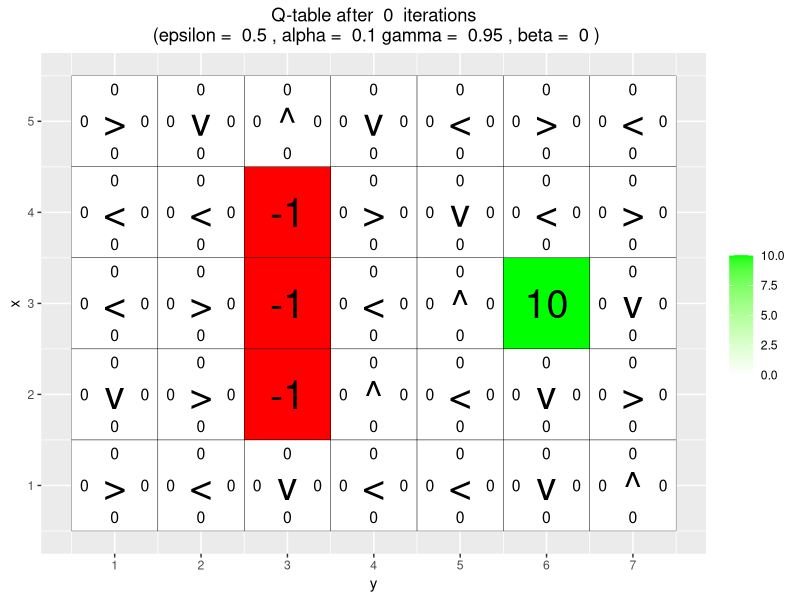
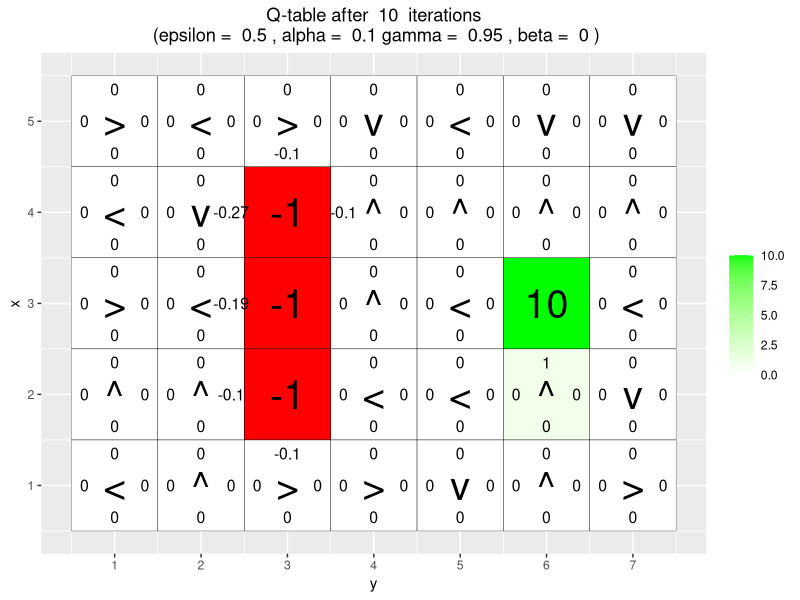
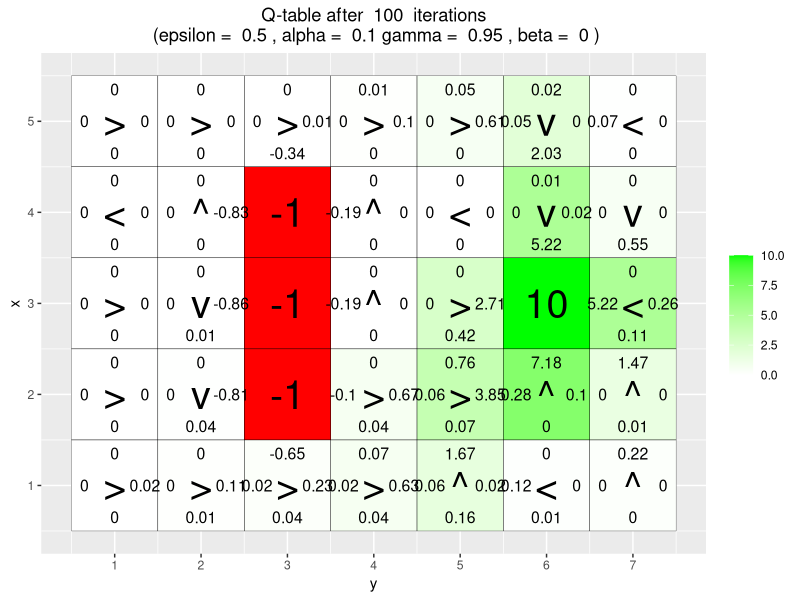
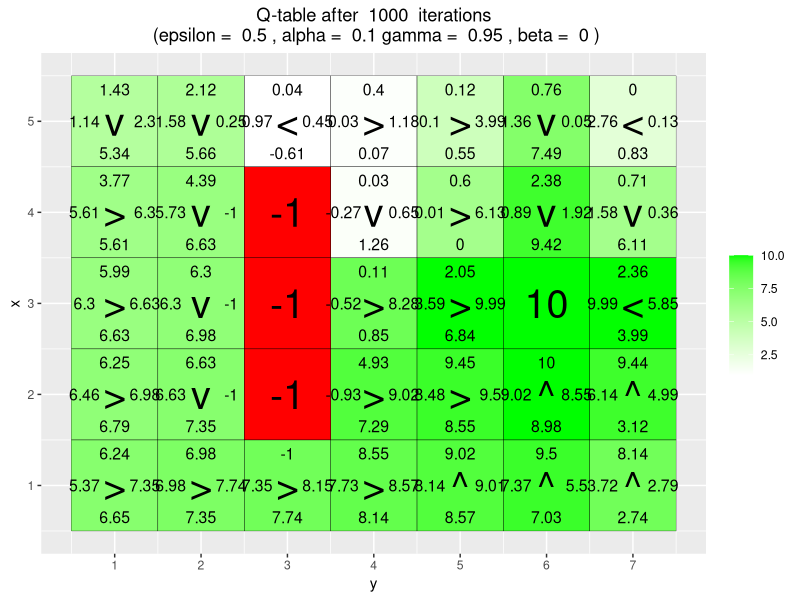
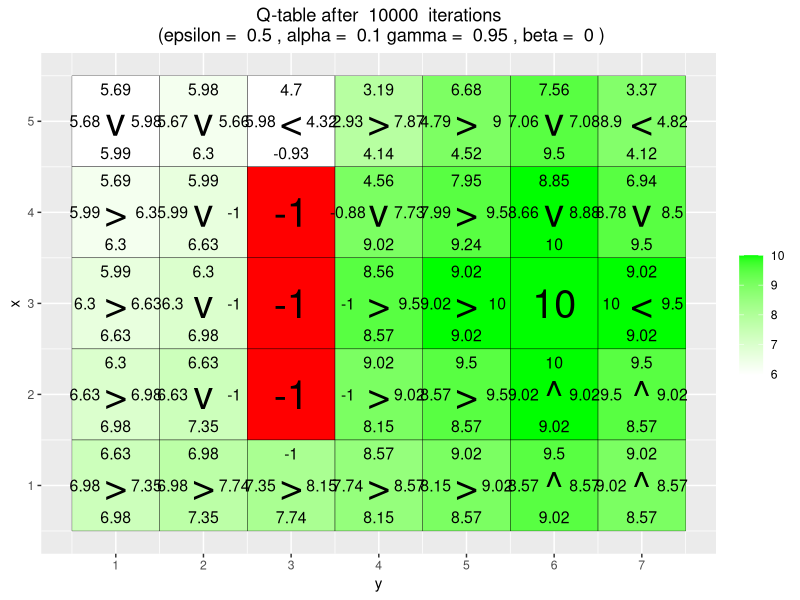
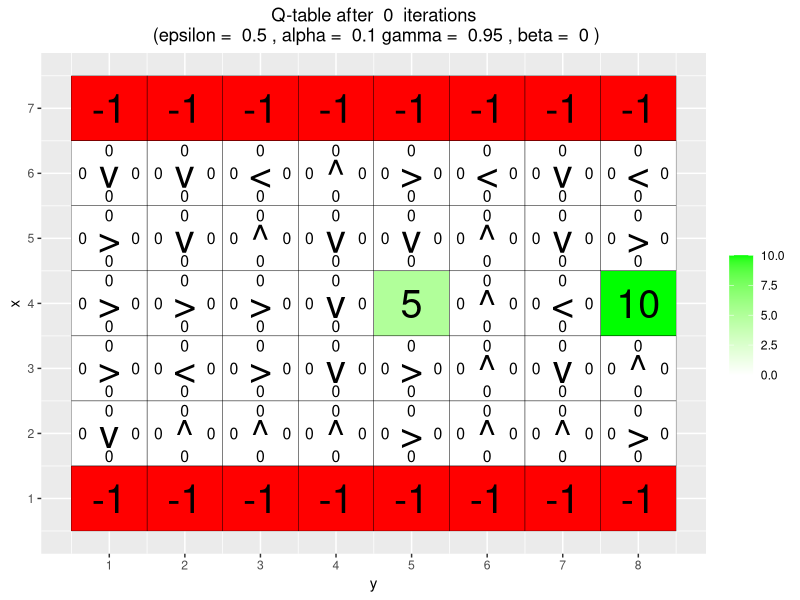
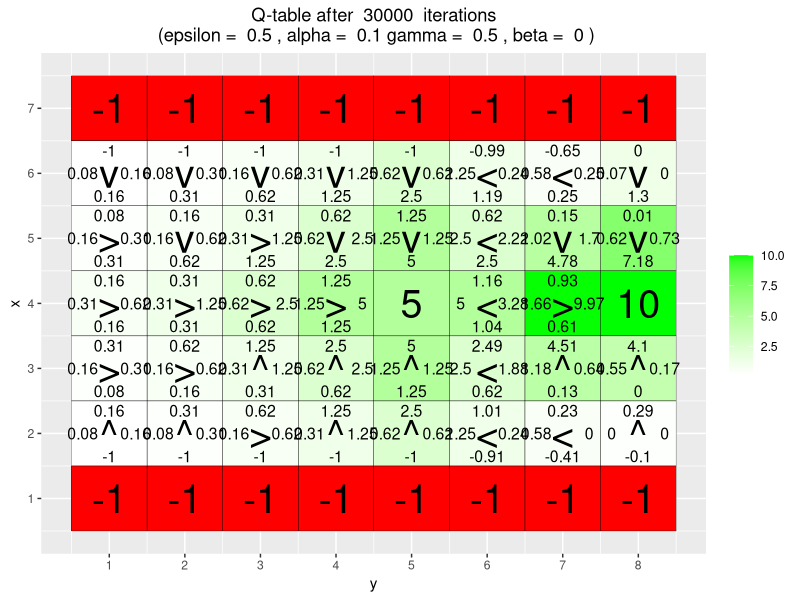
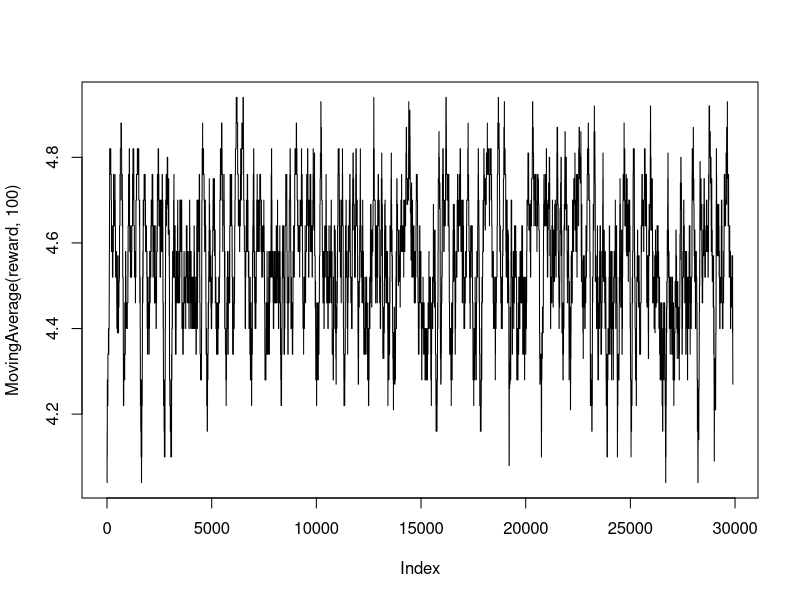

Reproduce these figures in R, in order. (Note: a time limit stopped this script after it produced the figures.)
## ---- chunk 1
knitr::opts_chunk$set(echo = TRUE)

# install.packages("ggplot2")
# install.packages("vctrs")
library(ggplot2)

## ---- chunk 2

arrows <- c("^", ">", "v", "<")
action_deltas <- list(c(1,0), # up
                      c(0,1), # right
                      c(-1,0), # down
                      c(0,-1)) # left

## ---- chunk 3

vis_environment <- function(iterations=0, epsilon = 0.5, alpha = 0.1, gamma = 0.95, beta = 0){
  
  # Visualize an environment with rewards. 
  # Q-values for all actions are displayed on the edges of each tile.
  # The (greedy) policy for each state is also displayed.
  # 
  # Args:
  #   iterations, epsilon, alpha, gamma, beta (optional): for the figure title.
  #   reward_map (global variable): a HxW array containing the reward given at each state.
  #   q_table (global variable): a HxWx4 array containing Q-values for each state-action pair.
  #   H, W (global variables): environment dimensions.
  
  df <- expand.grid(x=1:H,y=1:W)
  foo <- mapply(function(x,y) ifelse(reward_map[x,y] == 0,q_table[x,y,1],NA),df$x,df$y)
  df$val1 <- as.vector(round(foo, 2))
  foo <- mapply(function(x,y) ifelse(reward_map[x,y] == 0,q_table[x,y,2],NA),df$x,df$y)
  df$val2 <- as.vector(round(foo, 2))
  foo <- mapply(function(x,y) ifelse(reward_map[x,y] == 0,q_table[x,y,3],NA),df$x,df$y)
  df$val3 <- as.vector(round(foo, 2))
  foo <- mapply(function(x,y) ifelse(reward_map[x,y] == 0,q_table[x,y,4],NA),df$x,df$y)
  df$val4 <- as.vector(round(foo, 2))
  foo <- mapply(function(x,y) 
    ifelse(reward_map[x,y] == 0,arrows[GreedyPolicy(x,y)],reward_map[x,y]),df$x,df$y)
  df$val5 <- as.vector(foo)
  foo <- mapply(function(x,y) ifelse(reward_map[x,y] == 0,max(q_table[x,y,]),
                                    ifelse(reward_map[x,y]<0,NA,reward_map[x,y])),df$x,df$y)
  df$val6 <- as.vector(foo)
  
  print(ggplot(df,aes(x = y,y = x)) +
          scale_fill_gradient(low = "white", high = "green", na.value = "red", name = "") +
          geom_tile(aes(fill=val6)) +
          geom_text(aes(label = val1),size = 4,nudge_y = .35,na.rm = TRUE) +
          geom_text(aes(label = val2),size = 4,nudge_x = .35,na.rm = TRUE) +
          geom_text(aes(label = val3),size = 4,nudge_y = -.35,na.rm = TRUE) +
          geom_text(aes(label = val4),size = 4,nudge_x = -.35,na.rm = TRUE) +
          geom_text(aes(label = val5),size = 10) +
          geom_tile(fill = 'transparent', colour = 'black') + 
          ggtitle(paste("Q-table after ",iterations," iterations\n",
                        "(epsilon = ",epsilon,", alpha = ",alpha,"gamma = ",gamma,", beta = ",beta,")")) +
          theme(plot.title = element_text(hjust = 0.5)) +
          scale_x_continuous(breaks = c(1:W),labels = c(1:W)) +
          scale_y_continuous(breaks = c(1:H),labels = c(1:H)))
  
}

GreedyPolicy <- function(x, y){
  
  # Get a greedy action for state (x,y) from q_table.
  #
  # Args:
  #   x, y: state coordinates.
  #   q_table (global variable): a HxWx4 array containing Q-values for each state-action pair.
  # 
  # Returns:
  #   An action, i.e. integer in {1,2,3,4}.
  
  # Your code here.
  
  maxVal <- which(q_table[x, y, ] == max(q_table[x, y, ]))
  if(length(maxVal) > 1){
    return(sample(maxVal, 1))
  } else {
    return(maxVal)
  }
  
}

EpsilonGreedyPolicy <- function(x, y, epsilon){
  
  # Get an epsilon-greedy action for state (x,y) from q_table.
  #
  # Args:
  #   x, y: state coordinates.
  #   epsilon: probability of acting randomly.
  # 
  # Returns:
  #   An action, i.e. integer in {1,2,3,4}.
  
  # Your code here.
  
  randomDraw <- runif(1, 0, 1)
  maxVal <- GreedyPolicy(x, y)
  if(randomDraw <= 1 - epsilon){
    return(maxVal)
  } else {
    return(sample(1:4,1))
  }
  
}

transition_model <- function(x, y, action, beta){
  
  # Computes the new state after given action is taken. The agent will follow the action 
  # with probability (1-beta) and slip to the right or left with probability beta/2 each.
  # 
  # Args:
  #   x, y: state coordinates.
  #   action: which action the agent takes (in {1,2,3,4}).
  #   beta: probability of the agent slipping to the side when trying to move.
  #   H, W (global variables): environment dimensions.
  # 
  # Returns:
  #   The new state after the action has been taken.
  
  delta <- sample(-1:1, size = 1, prob = c(0.5*beta,1-beta,0.5*beta))
  final_action <- ((action + delta + 3) %% 4) + 1
  foo <- c(x,y) + unlist(action_deltas[final_action])
  foo <- pmax(c(1,1),pmin(foo,c(H,W)))
  
  return (foo)
}

q_learning <- function(start_state, epsilon = 0.5, alpha = 0.1, gamma = 0.95, 
                       beta = 0){
  
  # Perform one episode of Q-learning. The agent should move around in the 
  # environment using the given transition model and update the Q-table.
  # The episode ends when the agent reaches a terminal state.
  # 
  # Args:
  #   start_state: array with two entries, describing the starting position of the agent.
  #   epsilon (optional): probability of acting greedily.
  #   alpha (optional): learning rate.
  #   gamma (optional): discount factor.
  #   beta (optional): slipping factor.
  #   reward_map (global variable): a HxW array containing the reward given at each state.
  #   q_table (global variable): a HxWx4 array containing Q-values for each state-action pair.
  # 
  # Returns:
  #   reward: reward received in the episode.
  #   correction: sum of the temporal difference correction terms over the episode.
  #   q_table (global variable): Recall that R passes arguments by value. So, q_table being
  #   a global variable can be modified with the superassigment operator <<-.
  
  # Your code here.
  
  curr_state <- start_state
  episode_correction <- 0
  
  repeat{
    # Follow policy, execute action, get reward.
    x <- curr_state[1]
    y <- curr_state[2]
    
    action <- EpsilonGreedyPolicy(x, y, epsilon)
    
    next_state <- transition_model(x, y, action, beta)
    
    next_x <- next_state[1]
    next_y <- next_state[2]
    
    reward <- reward_map[next_x, next_y]
    
    # Q-table update.
    
    tmp_ep_diff <- reward + gamma * max(q_table[next_x, next_y, ]) - q_table[x, y, action]
    
    episode_correction <- episode_correction + tmp_ep_diff
    
    q_table[x, y, action] <<- q_table[x, y, action] + alpha * tmp_ep_diff
    
    if(reward!=0){
      # End episode.
      return (c(reward,episode_correction))
    }
    curr_state <- next_state
  }
  
}



## ---- chunk 4

H <- 5
W <- 7

reward_map <- matrix(0, nrow = H, ncol = W)
reward_map[3,6] <- 10
reward_map[2:4,3] <- -1

q_table <- array(0,dim = c(H,W,4))

vis_environment()

for(i in 1:10000){
  foo <- q_learning(start_state = c(3,1))
  
  if(any(i==c(10,100,1000,10000)))
    vis_environment(i)
}

## ---- chunk 5

H <- 7
W <- 8

reward_map <- matrix(0, nrow = H, ncol = W)
reward_map[1,] <- -1
reward_map[7,] <- -1
reward_map[4,5] <- 5
reward_map[4,8] <- 10

q_table <- array(0,dim = c(H,W,4))

vis_environment()

MovingAverage <- function(x, n){
  
  cx <- c(0,cumsum(x))
  rsum <- (cx[(n+1):length(cx)] - cx[1:(length(cx) - n)]) / n
  
  return (rsum)
}

for(j in c(0.5,0.75,0.95)){
  q_table <- array(0,dim = c(H,W,4))
  reward <- NULL
  correction <- NULL
  
  for(i in 1:30000){
    foo <- q_learning(gamma = j, start_state = c(4,1))
    reward <- c(reward,foo[1])
    correction <- c(correction,foo[2])
  }
  
  vis_environment(i, gamma = j)
  plot(MovingAverage(reward,100),type = "l")
  plot(MovingAverage(correction,100),type = "l")
}

for(j in c(0.5,0.75,0.95)){
  q_table <- array(0,dim = c(H,W,4))
  reward <- NULL
  correction <- NULL
  
  for(i in 1:30000){
    foo <- q_learning(epsilon = 0.1, gamma = j, start_state = c(4,1))
    reward <- c(reward,foo[1])
    correction <- c(correction,foo[2])
  }
  
  vis_environment(i, epsilon = 0.1, gamma = j)
  plot(MovingAverage(reward,100),type = "l")
  plot(MovingAverage(correction,100),type = "l")
}


## ---- chunk 6

H <- 3
W <- 6

reward_map <- matrix(0, nrow = H, ncol = W)
reward_map[1,2:5] <- -1
reward_map[1,6] <- 10

q_table <- array(0,dim = c(H,W,4))

vis_environment()

for(j in c(0,0.2,0.4,0.66)){
  q_table <- array(0,dim = c(H,W,4))
  
  for(i in 1:10000)
    foo <- q_learning(gamma = 0.6, beta = j, start_state = c(1,1))
  
  vis_environment(i, gamma = 0.6, beta = j)
}
